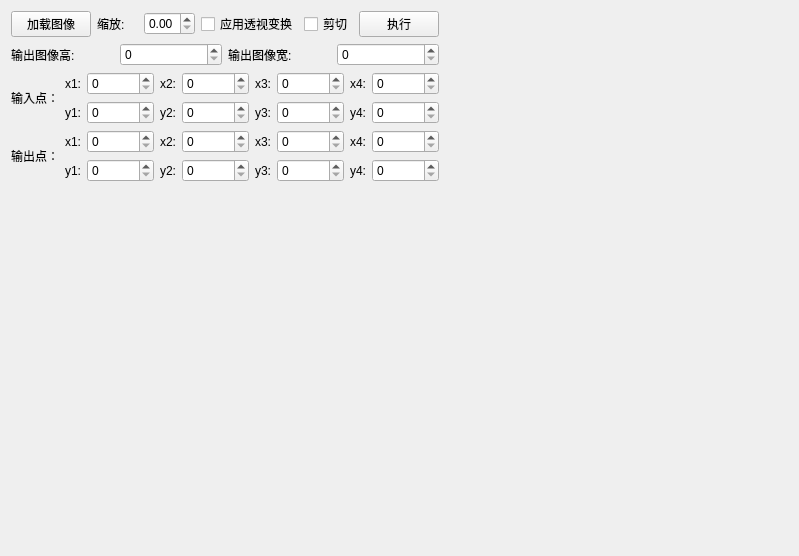
<?xml version="1.0" encoding="UTF-8"?>
<ui version="4.0">
 <class>CurvedWidget</class>
 <widget class="QWidget" name="CurvedWidget">
  <property name="geometry">
   <rect>
    <x>0</x>
    <y>0</y>
    <width>799</width>
    <height>556</height>
   </rect>
  </property>
  <property name="windowTitle">
   <string>Form</string>
  </property>
  <layout class="QGridLayout" name="gridLayout_3">
   <item row="0" column="0">
    <layout class="QGridLayout" name="gridLayout_2">
     <item row="1" column="0">
      <layout class="QHBoxLayout" name="horizontalLayout_5">
       <item>
        <widget class="QLabel" name="label_22">
         <property name="text">
          <string>输出图像高:</string>
         </property>
        </widget>
       </item>
       <item>
        <widget class="QSpinBox" name="spinBox_19">
         <property name="maximum">
          <number>99999999</number>
         </property>
        </widget>
       </item>
       <item>
        <widget class="QLabel" name="label_23">
         <property name="text">
          <string>输出图像宽:</string>
         </property>
        </widget>
       </item>
       <item>
        <widget class="QSpinBox" name="spinBox_20">
         <property name="maximum">
          <number>99999999</number>
         </property>
        </widget>
       </item>
      </layout>
     </item>
     <item row="2" column="0">
      <layout class="QHBoxLayout" name="horizontalLayout">
       <property name="sizeConstraint">
        <enum>QLayout::SetFixedSize</enum>
       </property>
       <item>
        <layout class="QVBoxLayout" name="verticalLayout">
         <item>
          <widget class="QLabel" name="label_18">
           <property name="text">
            <string>输入点：</string>
           </property>
          </widget>
         </item>
         <item>
          <widget class="QLabel" name="label_19">
           <property name="text">
            <string>输出点：</string>
           </property>
          </widget>
         </item>
        </layout>
       </item>
       <item>
        <layout class="QGridLayout" name="gridLayout">
         <item row="3" column="7">
          <widget class="QSpinBox" name="spinBox_16">
           <property name="maximum">
            <number>99999999</number>
           </property>
           <property name="singleStep">
            <number>1</number>
           </property>
          </widget>
         </item>
         <item row="0" column="5">
          <widget class="QSpinBox" name="spinBox_9">
           <property name="maximum">
            <number>99999999</number>
           </property>
          </widget>
         </item>
         <item row="1" column="1">
          <widget class="QSpinBox" name="spinBox_2">
           <property name="maximum">
            <number>99999999</number>
           </property>
          </widget>
         </item>
         <item row="0" column="1">
          <widget class="QSpinBox" name="spinBox">
           <property name="maximum">
            <number>99999999</number>
           </property>
          </widget>
         </item>
         <item row="3" column="3">
          <widget class="QSpinBox" name="spinBox_8">
           <property name="maximum">
            <number>99999999</number>
           </property>
          </widget>
         </item>
         <item row="0" column="4">
          <widget class="QLabel" name="label_6">
           <property name="text">
            <string>x3:</string>
           </property>
          </widget>
         </item>
         <item row="2" column="1">
          <widget class="QSpinBox" name="spinBox_3">
           <property name="maximum">
            <number>99999999</number>
           </property>
          </widget>
         </item>
         <item row="0" column="6">
          <widget class="QLabel" name="label_8">
           <property name="text">
            <string>x4:</string>
           </property>
          </widget>
         </item>
         <item row="1" column="4">
          <widget class="QLabel" name="label_7">
           <property name="text">
            <string>y3:</string>
           </property>
          </widget>
         </item>
         <item row="0" column="7">
          <widget class="QSpinBox" name="spinBox_13">
           <property name="maximum">
            <number>99999999</number>
           </property>
          </widget>
         </item>
         <item row="2" column="4">
          <widget class="QLabel" name="label_14">
           <property name="text">
            <string>x3:</string>
           </property>
          </widget>
         </item>
         <item row="3" column="0">
          <widget class="QLabel" name="label_11">
           <property name="text">
            <string>y1:</string>
           </property>
          </widget>
         </item>
         <item row="1" column="6">
          <widget class="QLabel" name="label_9">
           <property name="text">
            <string>y4:</string>
           </property>
          </widget>
         </item>
         <item row="3" column="2">
          <widget class="QLabel" name="label_13">
           <property name="text">
            <string>y2:</string>
           </property>
          </widget>
         </item>
         <item row="0" column="2">
          <widget class="QLabel" name="label_4">
           <property name="text">
            <string>x2:</string>
           </property>
          </widget>
         </item>
         <item row="2" column="0">
          <widget class="QLabel" name="label_10">
           <property name="text">
            <string>x1:</string>
           </property>
          </widget>
         </item>
         <item row="2" column="3">
          <widget class="QSpinBox" name="spinBox_7">
           <property name="maximum">
            <number>99999999</number>
           </property>
          </widget>
         </item>
         <item row="3" column="4">
          <widget class="QLabel" name="label_15">
           <property name="text">
            <string>y3:</string>
           </property>
          </widget>
         </item>
         <item row="1" column="3">
          <widget class="QSpinBox" name="spinBox_6">
           <property name="maximum">
            <number>99999999</number>
           </property>
          </widget>
         </item>
         <item row="3" column="1">
          <widget class="QSpinBox" name="spinBox_4">
           <property name="maximum">
            <number>99999999</number>
           </property>
          </widget>
         </item>
         <item row="1" column="2">
          <widget class="QLabel" name="label_5">
           <property name="text">
            <string>y2:</string>
           </property>
          </widget>
         </item>
         <item row="2" column="2">
          <widget class="QLabel" name="label_12">
           <property name="text">
            <string>x2:</string>
           </property>
          </widget>
         </item>
         <item row="1" column="7">
          <widget class="QSpinBox" name="spinBox_14">
           <property name="maximum">
            <number>99999999</number>
           </property>
          </widget>
         </item>
         <item row="0" column="0">
          <widget class="QLabel" name="label_2">
           <property name="text">
            <string>x1:</string>
           </property>
          </widget>
         </item>
         <item row="2" column="6">
          <widget class="QLabel" name="label_16">
           <property name="text">
            <string>x4:</string>
           </property>
          </widget>
         </item>
         <item row="1" column="5">
          <widget class="QSpinBox" name="spinBox_10">
           <property name="maximum">
            <number>99999999</number>
           </property>
          </widget>
         </item>
         <item row="3" column="5">
          <widget class="QSpinBox" name="spinBox_12">
           <property name="maximum">
            <number>99999999</number>
           </property>
          </widget>
         </item>
         <item row="2" column="7">
          <widget class="QSpinBox" name="spinBox_15">
           <property name="maximum">
            <number>99999999</number>
           </property>
          </widget>
         </item>
         <item row="2" column="5">
          <widget class="QSpinBox" name="spinBox_11">
           <property name="maximum">
            <number>99999999</number>
           </property>
          </widget>
         </item>
         <item row="1" column="0">
          <widget class="QLabel" name="label_3">
           <property name="text">
            <string>y1:</string>
           </property>
          </widget>
         </item>
         <item row="3" column="6">
          <widget class="QLabel" name="label_17">
           <property name="text">
            <string>y4:</string>
           </property>
          </widget>
         </item>
         <item row="0" column="3">
          <widget class="QSpinBox" name="spinBox_5">
           <property name="maximum">
            <number>99999999</number>
           </property>
          </widget>
         </item>
        </layout>
       </item>
      </layout>
     </item>
     <item row="0" column="0">
      <layout class="QHBoxLayout" name="horizontalLayout_3">
       <item>
        <widget class="QPushButton" name="pushButton">
         <property name="text">
          <string>加载图像</string>
         </property>
        </widget>
       </item>
       <item>
        <widget class="QLabel" name="label">
         <property name="text">
          <string>缩放:</string>
         </property>
        </widget>
       </item>
       <item>
        <widget class="QDoubleSpinBox" name="doubleSpinBox">
         <property name="maximum">
          <double>1.000000000000000</double>
         </property>
         <property name="singleStep">
          <double>0.100000000000000</double>
         </property>
        </widget>
       </item>
       <item>
        <widget class="QCheckBox" name="checkBox_2">
         <property name="text">
          <string>应用透视变换</string>
         </property>
        </widget>
       </item>
       <item>
        <widget class="QCheckBox" name="checkBox">
         <property name="text">
          <string>剪切</string>
         </property>
        </widget>
       </item>
       <item>
        <widget class="QPushButton" name="pushButton_2">
         <property name="text">
          <string>执行</string>
         </property>
        </widget>
       </item>
      </layout>
     </item>
     <item row="2" column="1">
      <spacer name="horizontalSpacer">
       <property name="orientation">
        <enum>Qt::Horizontal</enum>
       </property>
       <property name="sizeHint" stdset="0">
        <size>
         <width>40</width>
         <height>20</height>
        </size>
       </property>
      </spacer>
     </item>
    </layout>
   </item>
   <item row="1" column="0">
    <layout class="QHBoxLayout" name="horizontalLayout_2">
     <item>
      <widget class="ImageView" name="widget" native="true">
       <property name="sizePolicy">
        <sizepolicy hsizetype="Preferred" vsizetype="Expanding">
         <horstretch>0</horstretch>
         <verstretch>0</verstretch>
        </sizepolicy>
       </property>
      </widget>
     </item>
     <item>
      <widget class="ImageView" name="widget_2" native="true">
       <property name="sizePolicy">
        <sizepolicy hsizetype="Preferred" vsizetype="Expanding">
         <horstretch>0</horstretch>
         <verstretch>0</verstretch>
        </sizepolicy>
       </property>
      </widget>
     </item>
    </layout>
   </item>
  </layout>
 </widget>
 <customwidgets>
  <customwidget>
   <class>ImageView</class>
   <extends>QWidget</extends>
   <header location="global">imageview.h</header>
   <container>1</container>
  </customwidget>
 </customwidgets>
 <resources/>
 <connections/>
</ui>
